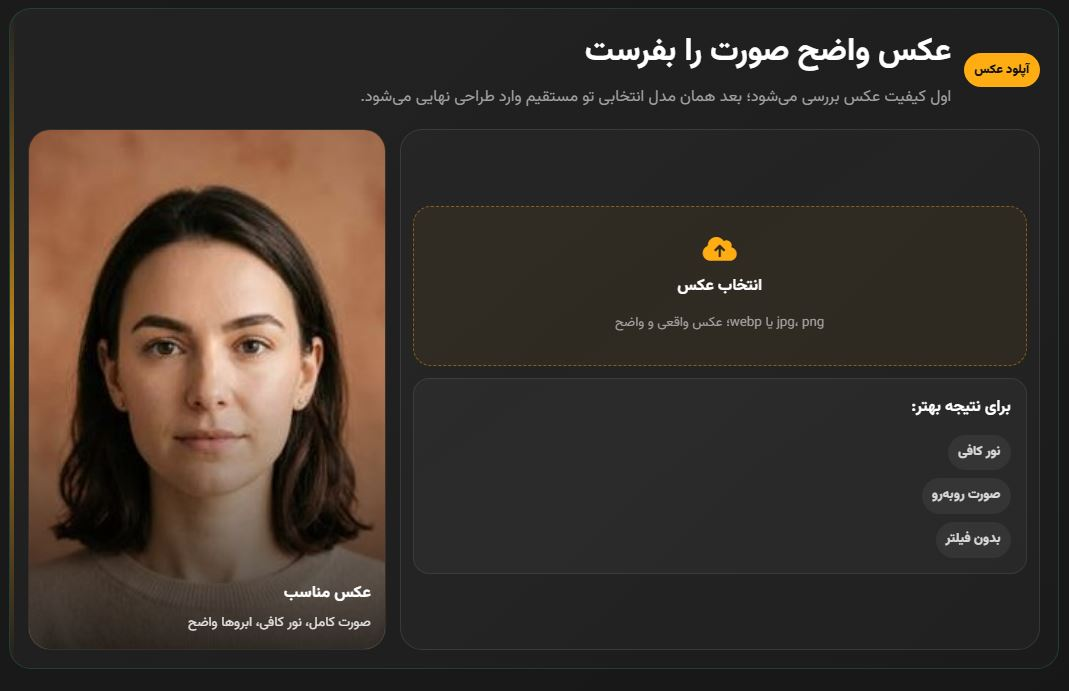
#> input picture 7.JPG, 1069 x 691 px
$ python -i landmarks.py   (imports and definitions only)
#> lines starting #> are read from the running program, lines starting #| are printed output that depends on the picture
# -*- coding: utf-8 -*-
"""تشخیص محدوده ابرو و ساخت mask واقعی برای طراحی نهایی آینه ابرو.

خروجی این ماژول علاوه بر ROI قدیمی، polygon هر ابرو و یک pixel mask واقعی
(تصویر خاکستری PNG: سفید=ناحیه قابل ویرایش، سیاه=ناحیه محفوظ) می‌سازد تا
providerهای inpainting بتوانند فقط خود ابرو را تغییر دهند. وابستگی سنگین اجباری
نیست: اگر MediaPipe نصب باشد از FaceMesh استفاده می‌شود؛ در غیر این صورت مسیرهای
fallback تصویرمحور با confidence پایین‌تر حفظ می‌شوند. fallback نسبتی فقط با
درخواست صریح فعال است و هرگز به‌عنوان detection واقعی علامت‌گذاری نمی‌شود.
"""
from __future__ import annotations

import os
from typing import Any, Dict, Iterable, List, Optional, Tuple


# FaceMesh indices around both eyebrow ridges. These are used only when
# mediapipe is installed in the runtime; the project does not require it.
# Order is a closed loop: upper ridge outer->inner, then lower ridge inner->outer
# Left brow (person's right): upper 70,63,105,66,107 + lower reversed 55,65,52,53,46
# Right brow (person's left): upper 300,293,334,296,336 + lower 285,295,282,283,276
_FACE_MESH_LEFT_BROW = (70, 63, 105, 66, 107, 55, 65, 52, 53, 46)
_FACE_MESH_RIGHT_BROW = (300, 293, 334, 296, 336, 285, 295, 282, 283, 276)

MASK_EDIT_VALUE = 255
MASK_KEEP_VALUE = 0
MASK_POLARITY = "white_edit_black_keep"


# [634 lines left out: functions _image_size, _clamp_point, _polygon_area, _brow_polygon_from_box, _polygon_from_points, _ensure_region_polygon and 11 more, not called in this run]


def _hist_quantile(hist: List[int], q: float, total: int) -> int:
    target = max(1, int(total * q))
    running = 0
    for idx, count in enumerate(hist):
        running += count
        if running >= target:
            return idx
    return 255


def _dark_band_region(gray, image_w: int, image_h: int, half: Tuple[int, int, int, int], side: str) -> Dict[str, Any]:
    hx0, hy0, hx1, hy1 = half
    crop = gray.crop((hx0, hy0, hx1, hy1))
    width, height = crop.size
    if width < 20 or height < 12:
        return {}
    hist = crop.histogram()
    total = width * height
    q02 = _hist_quantile(hist, 0.02, total)
    q55 = _hist_quantile(hist, 0.55, total)
    if q55 - q02 < 18:
        return {}
    threshold = max(35, min(145, q02 + 24))
    pix = crop.load()
    row_scores = []
    for y in range(height):
        count = 0
        for x in range(width):
            if pix[x, y] <= threshold:
                count += 1
        row_scores.append(count)
    if not row_scores or max(row_scores) < max(4, width * 0.035):
        return {}
    # Smooth rows to favor eyebrow-like horizontal bands over isolated dark pixels.
    smooth = []
    for y in range(height):
        smooth.append(sum(row_scores[max(0, y - 2):min(height, y + 3)]))
    peak = max(smooth)
    band_min_score = max(5, int(peak * 0.42))
    bands: List[Tuple[int, int, int]] = []
    start = None
    score_sum = 0
    for y, score in enumerate(smooth):
        if score >= band_min_score:
            if start is None:
                start = y
                score_sum = 0
            score_sum += score
        elif start is not None:
            if y - start >= 2:
                bands.append((start, y - 1, score_sum))
            start = None
            score_sum = 0
    if start is not None and height - start >= 2:
        bands.append((start, height - 1, score_sum))
    if not bands:
        return {}
    # Brow usually is the first strong dark band in upper face crop; keep plausible height.
    bands = [b for b in bands if 2 <= (b[1] - b[0] + 1) <= max(24, int(height * 0.36))]
    if not bands:
        return {}
    bands = sorted(bands, key=lambda b: (b[0], -b[2]))
    by0, by1, _ = bands[0]
    xs: List[int] = []
    ys: List[int] = []
    pad_y = 3
    for y in range(max(0, by0 - pad_y), min(height, by1 + pad_y + 1)):
        for x in range(width):
            if pix[x, y] <= threshold:
                xs.append(x)
                ys.append(y)
    if len(xs) < max(8, width * 0.04):
        return {}
    min_x = max(0, min(xs) - 4)
    max_x = min(width - 1, max(xs) + 4)
    min_y = max(0, min(ys) - 5)
    max_y = min(height - 1, max(ys) + 8)
    brow_w = max(18, max_x - min_x + 1)
    brow_h = max(10, max_y - min_y + 1)
    confidence = min(0.58, 0.38 + (len(xs) / float(width * max(1, brow_h))) * 0.18)
    region = _box(hx0 + min_x, hy0 + min_y, brow_w, brow_h, image_w, image_h, side, confidence, "dark_pixel_band")
    region["pixel_threshold"] = int(threshold)
    region["polygon_source"] = "dark_pixel_band_curved_polygon"
    return _ensure_region_polygon(region, image_w, image_h)


def _detect_with_dark_pixels(image_path: str) -> Optional[Dict[str, Any]]:
#> called with image_path = '../../../7.JPG'
    try:
        from PIL import Image, ImageFilter

        with Image.open(image_path) as image:
#> image is the input picture: PIL image 1069x691 RGB; mean R, G, B 59.3, 50.7, 43.8
            image = image.convert("L")
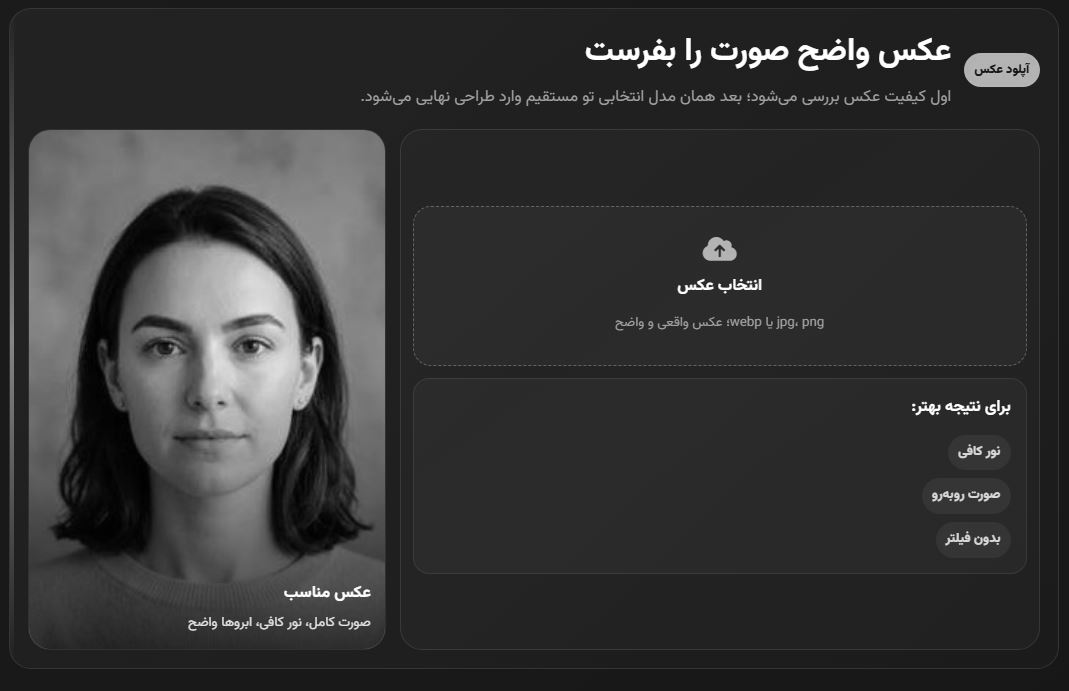
#> image: PIL image 1069x691 L; min 0, max 255, mean 52.5
            image_w, image_h = image.size
#> image_w = 1069; image_h = 691
            gray = image.filter(ImageFilter.GaussianBlur(radius=0.8))
    except Exception:
        return None
    if image_w < 80 or image_h < 80:
        return None
    # فقط پنجره جستجو ثابت است؛ خود محدوده ابرو از تاریکی/بافت داخل عکس کشف می‌شود.
    x0 = int(image_w * 0.16)
#> x0 = 171
    x1 = int(image_w * 0.84)
#> x1 = 897
    y0 = int(image_h * 0.19)
#> y0 = 131
    y1 = int(image_h * 0.52)
#> y1 = 359
    mid = int((x0 + x1) / 2)
#> mid = 534
    gap = max(6, int(image_w * 0.025))
#> gap = 26
    left = (x0, y0, max(x0 + 1, mid - gap), y1)
#> left = (171, 131, 508, 359)
    right = (min(x1 - 1, mid + gap), y0, x1, y1)
#> right = (560, 131, 897, 359)
    regions = [
        _dark_band_region(gray, image_w, image_h, left, "left"),
        _dark_band_region(gray, image_w, image_h, right, "right"),
    ]
#> in _dark_band_region, `crop = gray.crop((hx0, hy0, hx1, hy1))`:
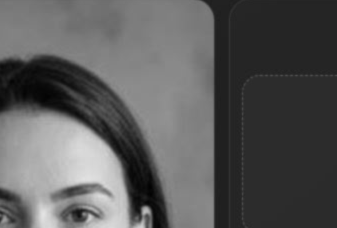
#> crop: PIL image 337x228 L; min 1, max 227, mean 90.3
#> in _dark_band_region, `hist = crop.histogram()`: hist = 256 values, max 11588 at index 44, min 0 at index 0, mean 300.1
#> the loop in _hist_quantile, `for idx, count in enumerate(hist):` made 16 passes
#> (count, running) on passes 1 to 12: (0, 0), (1, 1), (5, 6), (8, 14), (18, 32), (33, 65), (43, 108), (92, 200), (113, 313), (157, 470), (170, 640), (164, 804)
#> after the loop in _hist_quantile, `for idx, count in enumerate(hist):`: running = 1709
#> in _dark_band_region, `q02 = _hist_quantile(hist, 0.02, total)`: q02 = 15
#> the loop in _hist_quantile, `for idx, count in enumerate(hist):` made 114 passes
#> after the loop in _hist_quantile, `for idx, count in enumerate(hist):`: running = 42267
#> in _dark_band_region, `q55 = _hist_quantile(hist, 0.55, total)`: q55 = 113
#> in _dark_band_region, `threshold = max(35, min(145, q02 + 24))`: threshold = 39
#> call 2 of _dark_band_region, with image_w = 1069, image_h = 691, half = (560, 131, 897, 359), side = 'right'
#> in _dark_band_region (call 2), `crop = gray.crop((hx0, hy0, hx1, hy1))`:
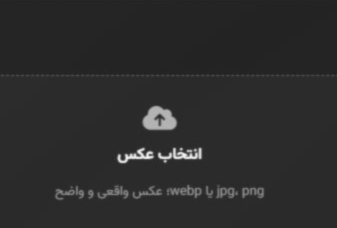
#> crop: PIL image 337x228 L; min 33, max 246, mean 43.8
#> in _dark_band_region (call 2), `hist = crop.histogram()`: hist = 256 values, max 27921 at index 43, min 0 at index 0, mean 300.1
#> the loop in _hist_quantile (call 2), `for idx, count in enumerate(hist):` made 36 passes
#> in _dark_band_region (call 2), `q02 = _hist_quantile(hist, 0.02, total)`: q02 = 35
#> the loop in _hist_quantile (call 2), `for idx, count in enumerate(hist):` made 44 passes
#> in _dark_band_region (call 2), `q55 = _hist_quantile(hist, 0.55, total)`: q55 = 43
    regions = [r for r in regions if r]
#> regions = []
    if len(regions) >= 2:
        confidence = sum(float(r.get("confidence") or 0.5) for r in regions) / len(regions)
        return ensure_eyebrow_mask(image_path, _ok("dark_pixel_band", image_w, image_h, regions, confidence))
    return None


# [65 lines left out: functions proportional_fallback_regions, detect_eyebrow_regions, not called in this run]


__all__ = [
    "MASK_POLARITY",
    "detect_eyebrow_regions",
    "ensure_eyebrow_mask",
    "proportional_fallback_regions",
]

>>> result = _detect_with_dark_pixels('../../../7.JPG')

$ run again, on abro.JPG
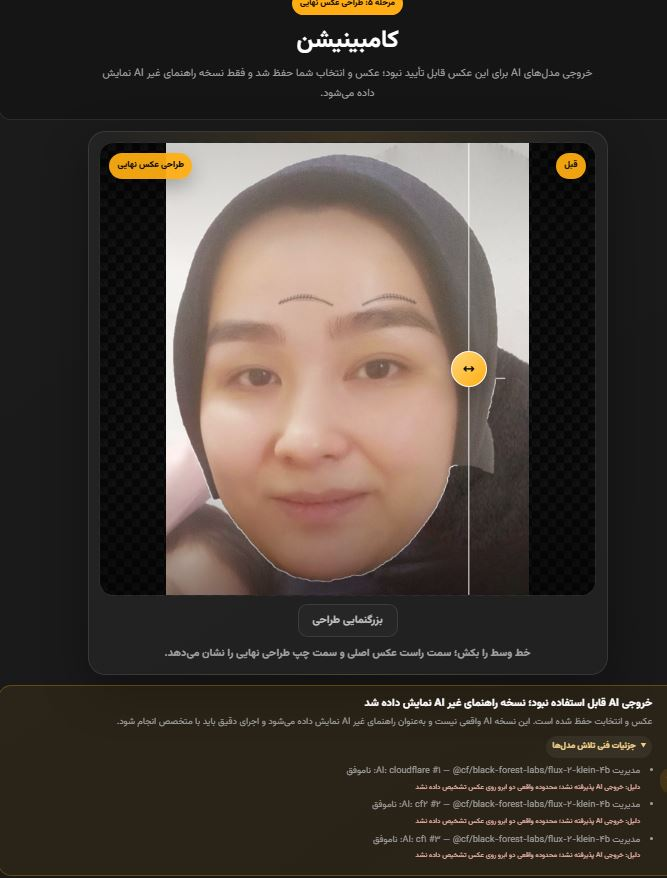
#> input picture abro.JPG, 667 x 878 px
#> in _detect_with_dark_pixels, image is the input picture: PIL image 667x878 RGB; mean R, G, B 69, 60.4, 53.4
#> image: PIL image 667x878 L
#> in _dark_band_region, `crop = gray.crop((hx0, hy0, hx1, hy1))`:
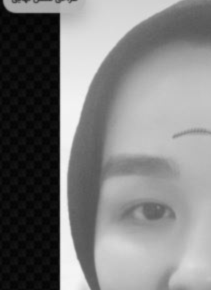
#> crop: PIL image 211x290 L; min 3, max 245, mean 125.3
#> hist = 256 values, max 2051 at index 8, min 0 at index 0, mean 239
#> the loop in _hist_quantile, `for idx, count in enumerate(hist):` made 6 passes
#> (count, running) on passes 1 to 6: (0, 0), (0, 0), (0, 0), (27, 27), (222, 249), (1301, 1550)
#> after the loop in _hist_quantile, `for idx, count in enumerate(hist):`: running = 1550
#> q02 = 5
#> the loop in _hist_quantile, `for idx, count in enumerate(hist):` made 163 passes
#> after the loop in _hist_quantile, `for idx, count in enumerate(hist):`: running = 33915
#> q55 = 162
#> threshold = 35
#> in _dark_band_region (call 2), `crop = gray.crop((hx0, hy0, hx1, hy1))`:
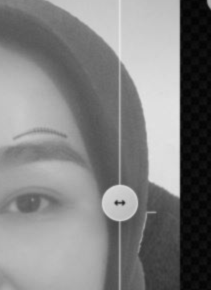
#> crop: PIL image 211x290 L; min 3, max 230, mean 128.1
#> hist = 256 values, max 1045 at index 8, min 0 at index 0, mean 239
#> the loop in _hist_quantile (call 2), `for idx, count in enumerate(hist):` made 7 passes
#> (count, running) on passes 1 to 7: (0, 0), (0, 0), (0, 0), (17, 17), (118, 135), (622, 757), (522, 1279)
#> q02 = 6
#> the loop in _hist_quantile (call 2), `for idx, count in enumerate(hist):` made 149 passes
#> q55 = 148
#> regions = []

$ run again, on m6.JPG
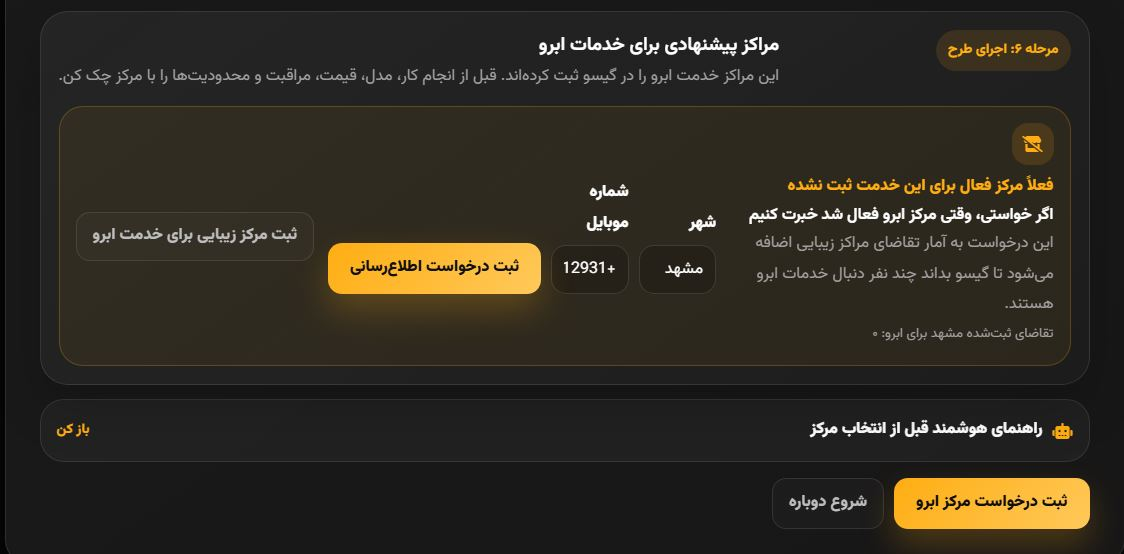
#> input picture m6.JPG, 1124 x 554 px
#> in _detect_with_dark_pixels, image is the input picture: PIL image 1124x554 RGB; mean R, G, B 47.5, 43, 33.5
#> image: PIL image 1124x554 L
#> in _dark_band_region, `crop = gray.crop((hx0, hy0, hx1, hy1))`:
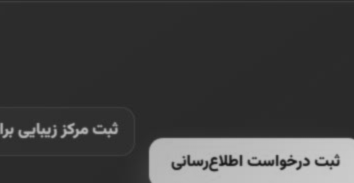
#> crop: PIL image 354x183 L; min 26, max 203, mean 64
#> hist = 256 values, max 18873 at index 43, min 0 at index 0, mean 253.1
#> the loop in _hist_quantile, `for idx, count in enumerate(hist):` made 43 passes
#> (count, running) on passes 1 to 8: (0, 0), (0, 0), (0, 0), (0, 0), (0, 0), (0, 0), (0, 0), (0, 0)
#> after the loop in _hist_quantile, `for idx, count in enumerate(hist):`: running = 12096
#> q02 = 42
#> the loop in _hist_quantile, `for idx, count in enumerate(hist):` made 45 passes
#> after the loop in _hist_quantile, `for idx, count in enumerate(hist):`: running = 45355
#> q55 = 44
#> in _dark_band_region (call 2), `crop = gray.crop((hx0, hy0, hx1, hy1))`:
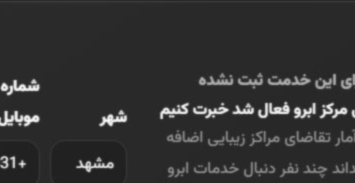
#> crop: PIL image 355x183 L; min 28, max 249, mean 50
#> hist = 256 values, max 30902 at index 41, min 0 at index 0, mean 253.8
#> the loop in _hist_quantile (call 2), `for idx, count in enumerate(hist):` made 34 passes
#> q02 = 33
#> the loop in _hist_quantile (call 2), `for idx, count in enumerate(hist):` made 42 passes
#> q55 = 41
#> regions = []

$ run again, on mo.JPG
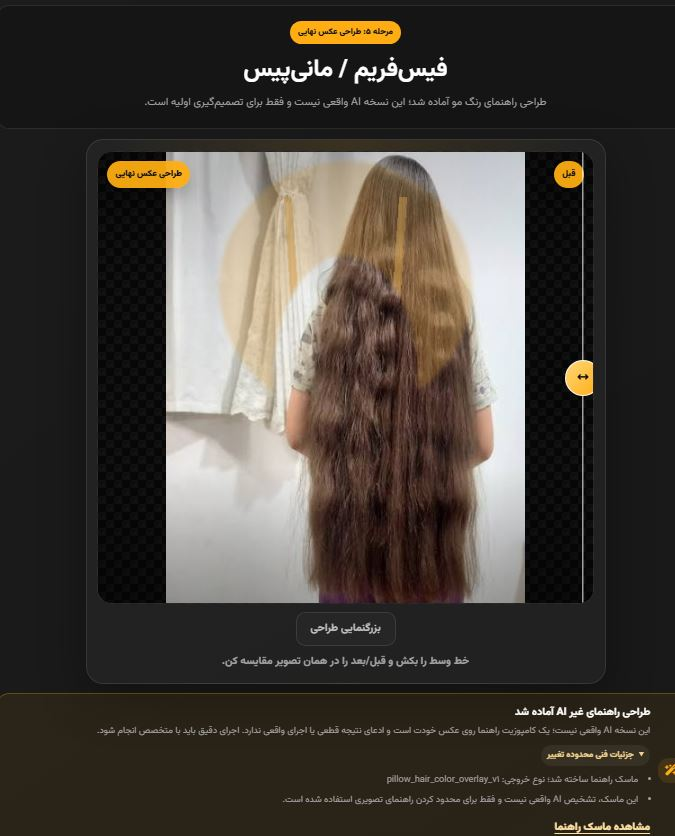
#> input picture mo.JPG, 675 x 836 px
#> in _detect_with_dark_pixels, image is the input picture: PIL image 675x836 RGB; mean R, G, B 68.8, 63.4, 57
#> image: PIL image 675x836 L
#> in _dark_band_region, `crop = gray.crop((hx0, hy0, hx1, hy1))`:
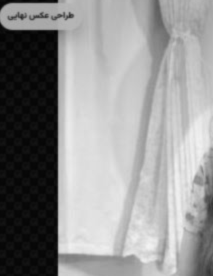
#> crop: PIL image 213x276 L; min 3, max 243, mean 146.3
#> hist = 256 values, max 2071 at index 7, min 0 at index 0, mean 229.6
#> the loop in _hist_quantile, `for idx, count in enumerate(hist):` made 8 passes
#> (count, running) on passes 1 to 8: (0, 0), (0, 0), (0, 0), (2, 2), (90, 92), (247, 339), (813, 1152), (2071, 3223)
#> after the loop in _hist_quantile, `for idx, count in enumerate(hist):`: running = 3223
#> q02 = 7
#> the loop in _hist_quantile, `for idx, count in enumerate(hist):` made 188 passes
#> after the loop in _hist_quantile, `for idx, count in enumerate(hist):`: running = 32581
#> q55 = 187
#> threshold = 35
#> the loop in _ensure_region_polygon (call 2), `for point in polygon:` made 12 passes
#> the loop in _polygon_area (call 2), `for item in points or []:` made 12 passes
#> the loop in _polygon_area (call 2), `for idx, (x1, y1) in enumerate(pts):` made 12 passes
#> hx0 = 353; hx1 = 567
#> in _dark_band_region (call 2), `crop = gray.crop((hx0, hy0, hx1, hy1))`:
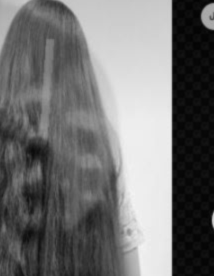
#> crop: PIL image 214x276 L; min 3, max 243, mean 114.2
#> hist = 256 values, max 1446 at index 237, min 0 at index 0, mean 230.7
#> the loop in _hist_quantile (call 2), `for idx, count in enumerate(hist):` made 7 passes
#> (count, running) on passes 1 to 7: (0, 0), (0, 0), (0, 0), (6, 6), (90, 96), (452, 548), (959, 1507)
#> q02 = 6
#> the loop in _hist_quantile (call 2), `for idx, count in enumerate(hist):` made 106 passes
#> q55 = 105
